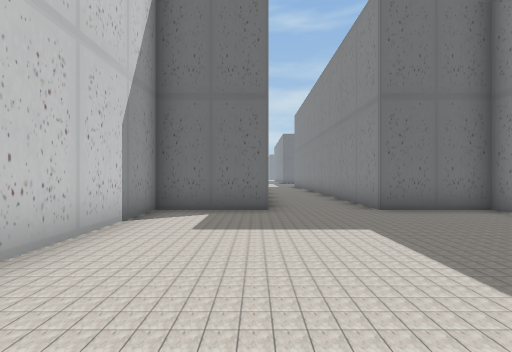
[1] (above)

16 first-person views from a walk through a scene from a Unity 3-D project. The camera is 1.5 m above the floor, looks level and sees 90° across. The floor is counted in squares, 2 m on a side. Each view is taken from the middle of a square. On the plan, view 1 faces up. The plan holds only what a view shows up to about 9 squares ahead; the rest is blank. The place goes on beyond the plan.

[2]
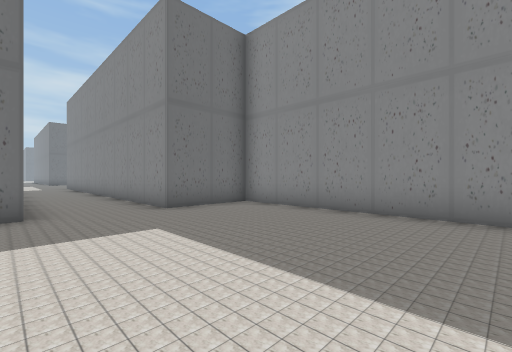

[3]
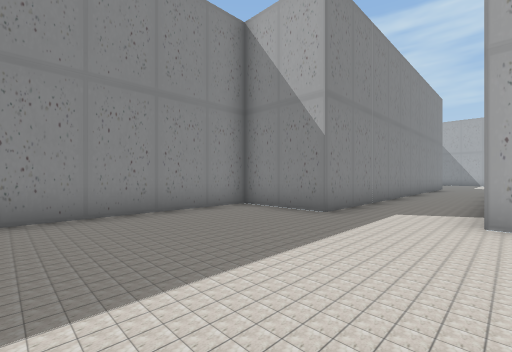

[4]
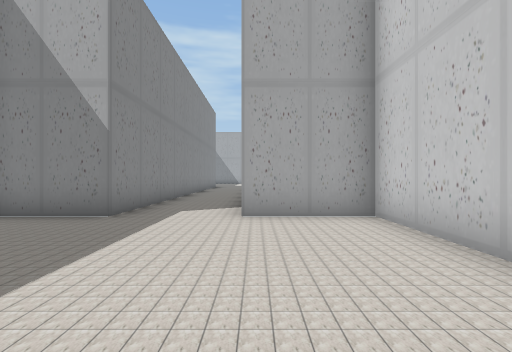

[5]
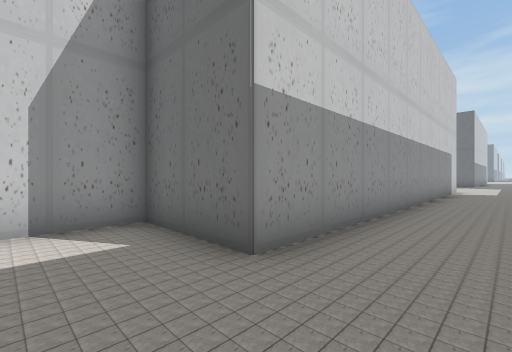

[6]
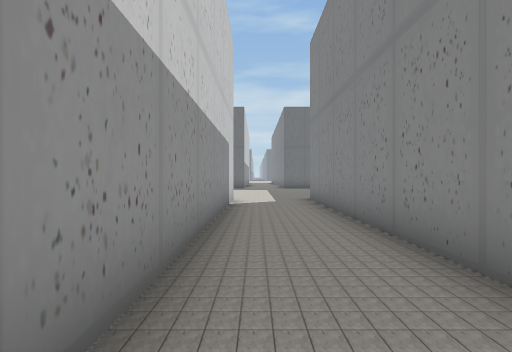

[7]
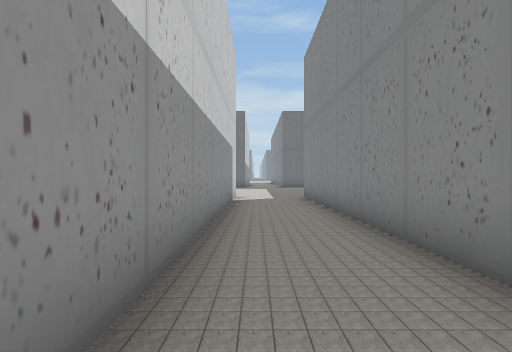

[8]
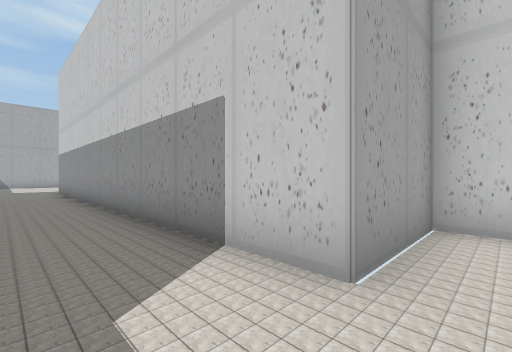

[9]
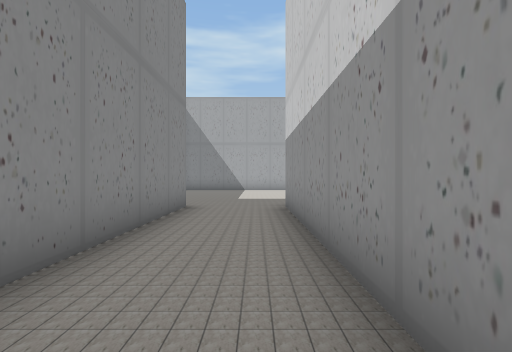

[10]
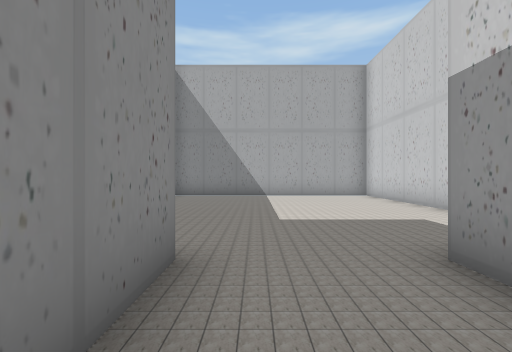

[11]
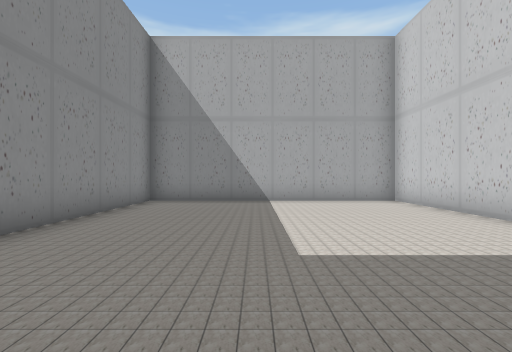

[12]
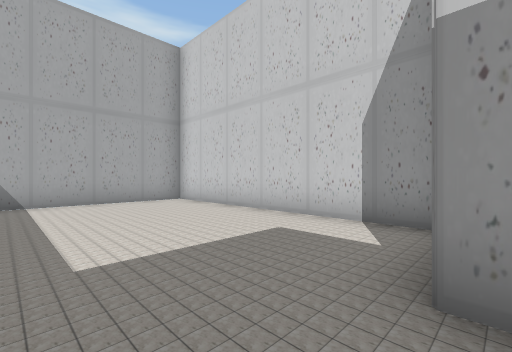

[13]
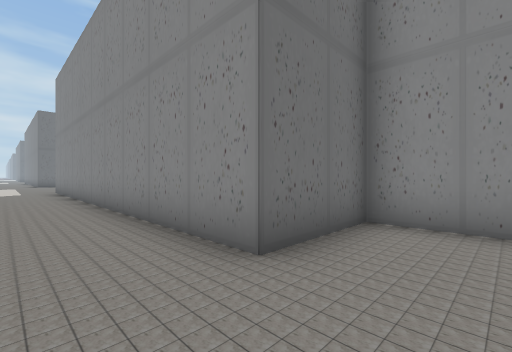

[14]
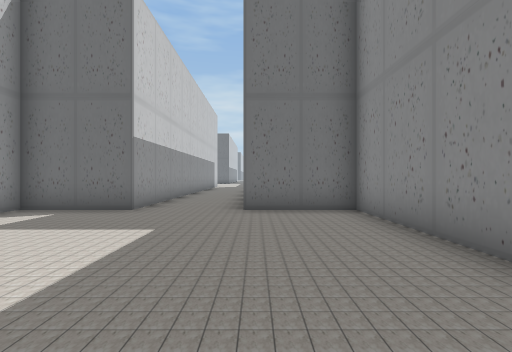

[15]
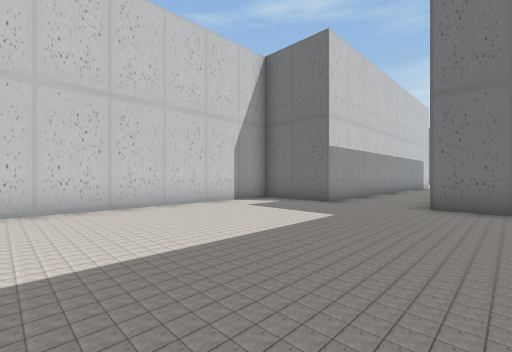

[16]
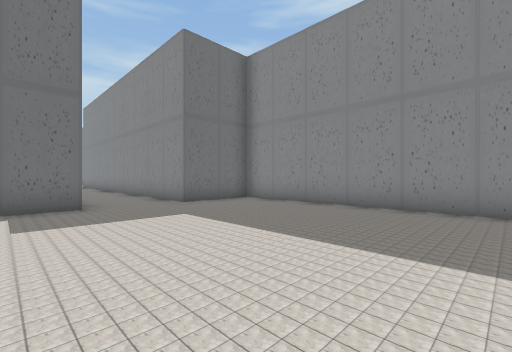

### Floor plan
Points are (right, up) in squares from view 1. A wall is a line through its corners. A room is listed if a view was taken in it or the views show most of it. See-through windows are left out.
Room 1 (views 1, 2, 3, 4, 5, 6, 7, 8)
walls: (2.7, -1.8) (5.2, -1.8) (5.2, 5.7) (2.7, 5.7) (2.7, 18.2); (0.3, 18.2) (0.3, 5.7) (-2.2, 5.7) (-2.2, -1.8) (0.3, -1.8)
ways out: opening at (1.5, -2) to room 2
Room 2 (views 9, 10, 11, 12, 13, 14, 15, 16)
walls: (0.3, -1.8) (0.3, -14.3) (-2.2, -14.3) (-2.2, -21.8) (5.2, -21.8) (5.2, -14.3) (2.7, -14.3) (2.7, -1.8)
ways out: opening at (1.5, -2) to room 1

Positions as (right, up) in squares from view 1, and headings:
1: (0, 0), facing up
2: (0, 0), facing up-right
3: (0, 3), facing down-right
4: (0, 3), facing down
5: (2, 4), facing up-left
6: (1, 10), facing up
7: (1, 9), facing up
8: (2, -1), facing down-left
9: (1, -8), facing down
10: (2, -12), facing down
11: (2, -14), facing down
12: (2, -14), facing down-left
13: (1, -16), facing up-right
14: (3, -20), facing up
15: (4, -21), facing up-left
16: (-1, -21), facing up-right
